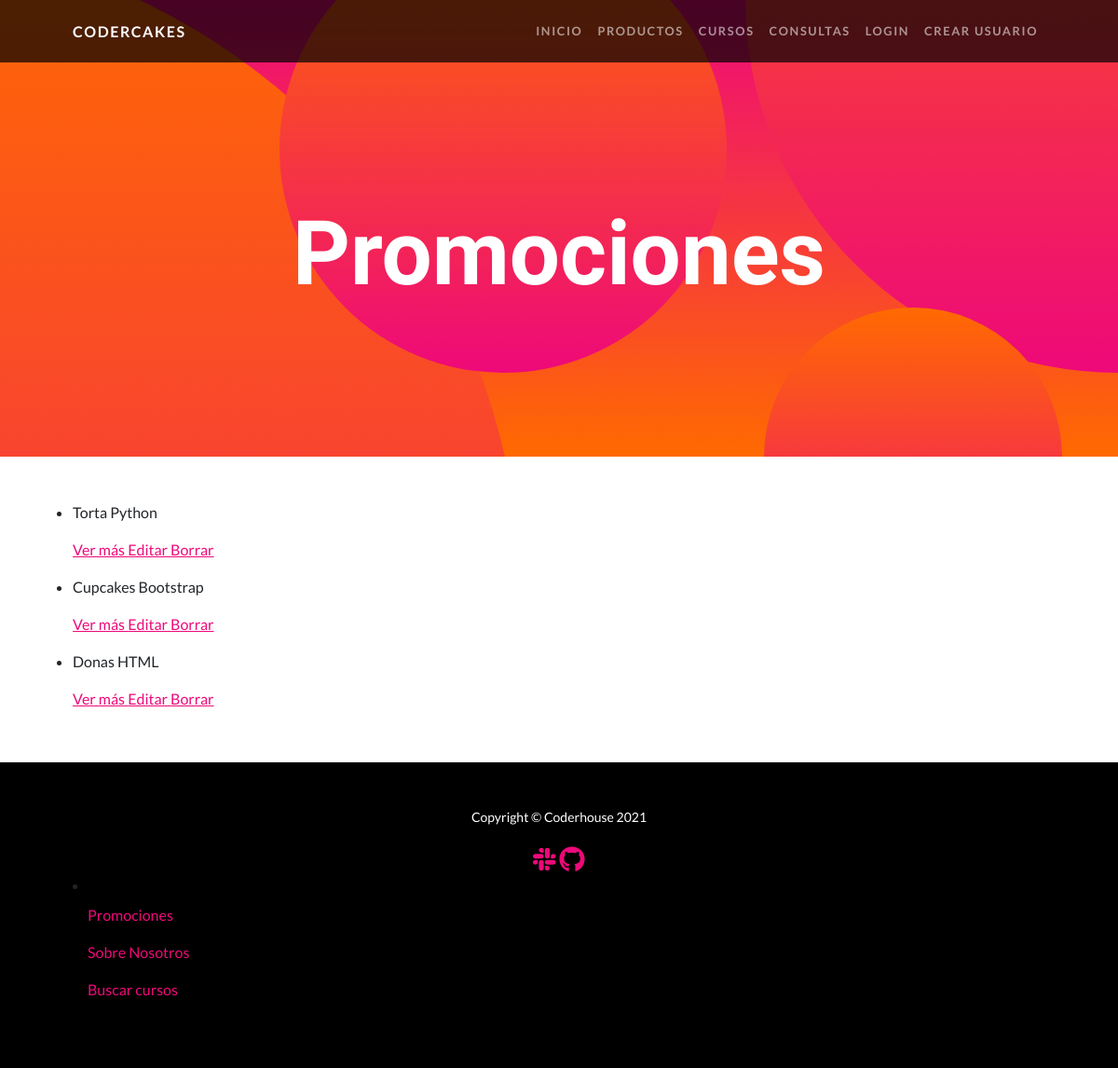
Page /AppCoder/producto/list on the earlier database version.
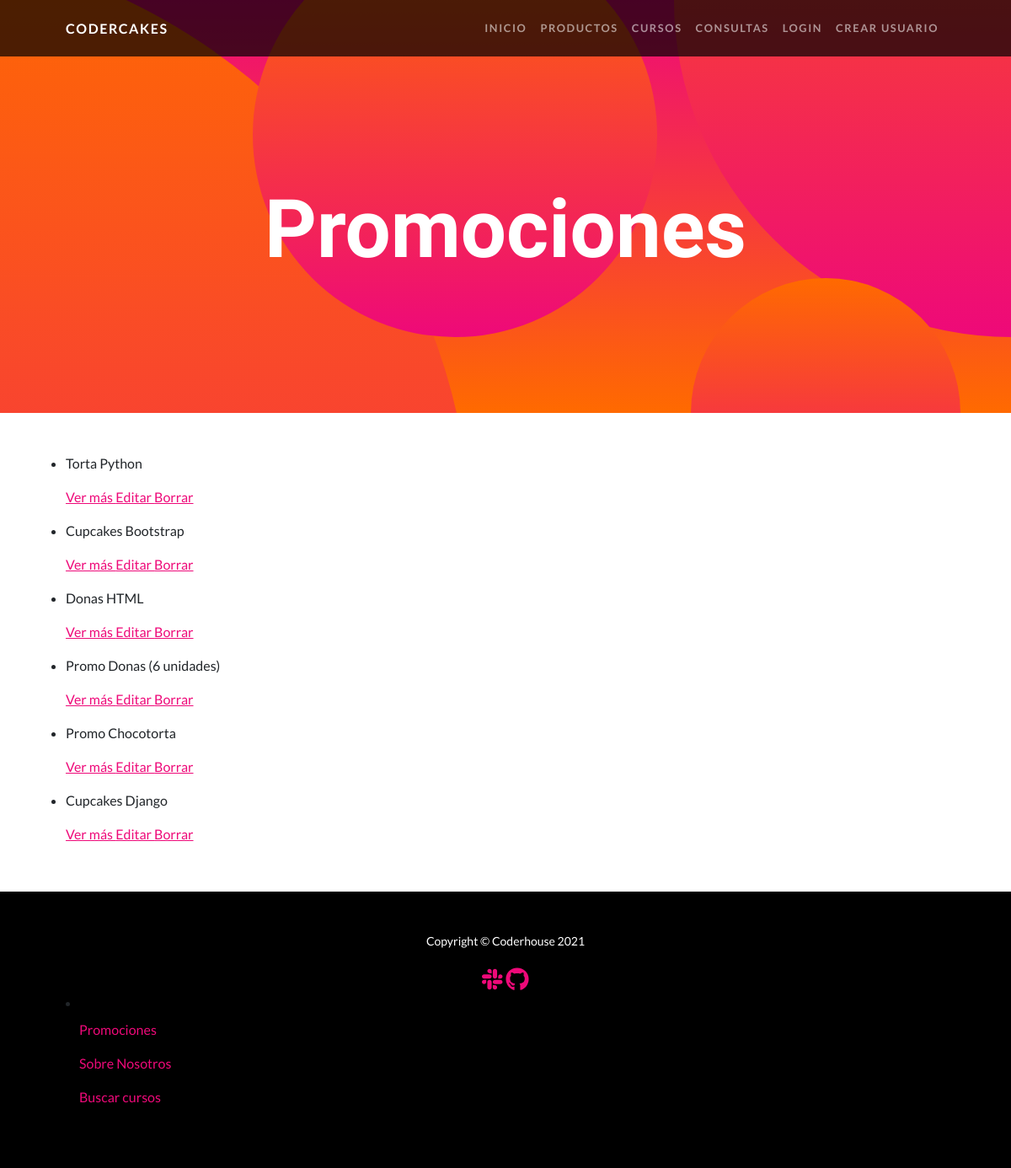
Same page on the later database version.
### AppCoder/models.py (models this page shows, shortened)
class Productos(models.Model):
    nombreProd = models.CharField(max_length=40)
    precio = models.IntegerField()

### AppCoder/views.py (the view)
# urls.py: path('producto/list', views.ProductoList.as_view(), name='List'),
class ProductoList(ListView):
    model = Productos
    template_name= "AppCoder/productos_list.html"

### AppCoder/templates/AppCoder/productos_list.html
{% extends "AppCoder/padre.html" %}
{% load static %}
{% block contenido %}
<header class="masthead text-center text-white">
    <div class="masthead-content">
        <div class="container px-5">
            <h1 class="masthead-heading mb-0">Promociones</h1>
        </div>
    </div>
    <div class="bg-circle-1 bg-circle"></div>
    <div class="bg-circle-2 bg-circle"></div>
    <div class="bg-circle-3 bg-circle"></div>
    <div class="bg-circle-4 bg-circle"></div>
</header>
        <section id="scroll">
            <div class="container px-5">
            <br><br>
                <div class="row gx-5 align-items-center">
                        <ul>
                            {% for producto in object_list %}
                                <li>
                                    <p> {{ producto.nombreProd }} </p>
                                    <p>
                                        <a href=" {% url 'Detail' producto.id %} "> Ver más </a>
                                        <a href=" {% url 'Edit' producto.id %} "> Editar </a>
                                        <a href=" {% url 'Delete' producto.id %} "> Borrar </a>
                                    </p>
                                </li>
                            {% endfor %}
                        </ul>
                </div>
                <br>
            </div>
        </section>
{% endblock %}

Differences in the rows shown:
added Productos: nombreProd "Promo Donas (6 unidades)"
added Productos: nombreProd "Promo Chocotorta"
added Productos: nombreProd "Cupcakes Django"
